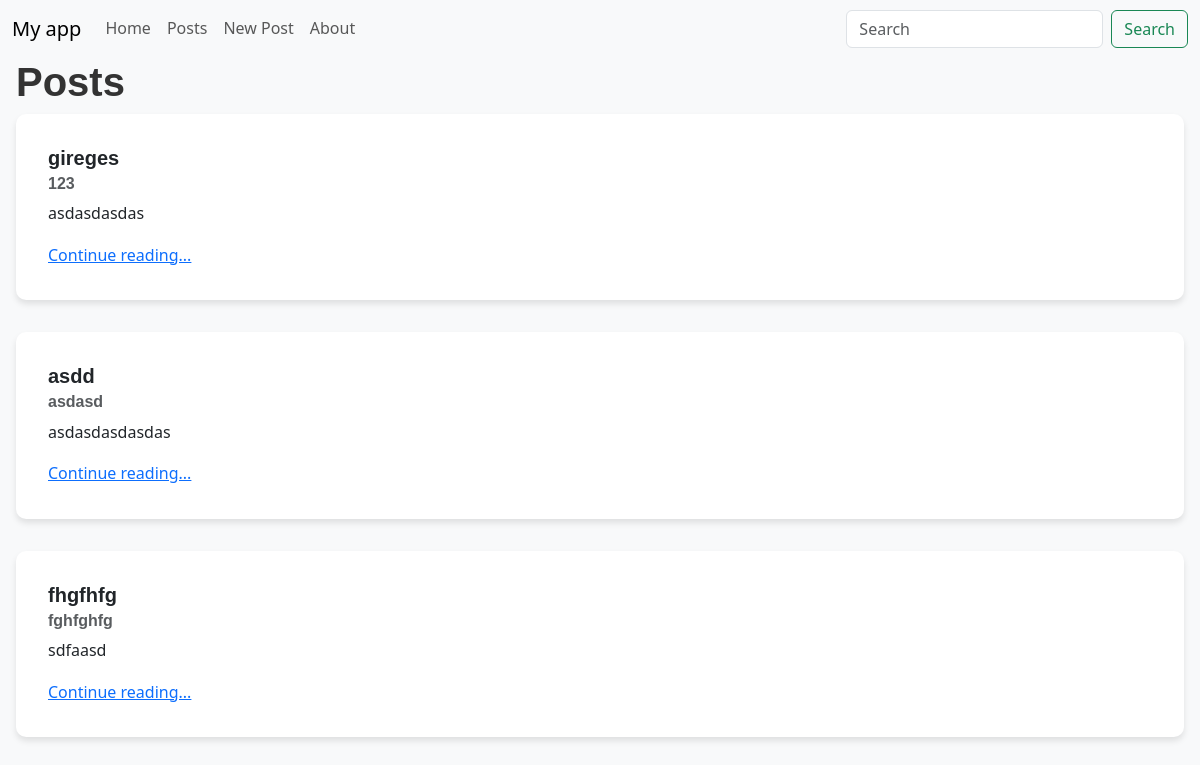
The app's page /posts/, older data.
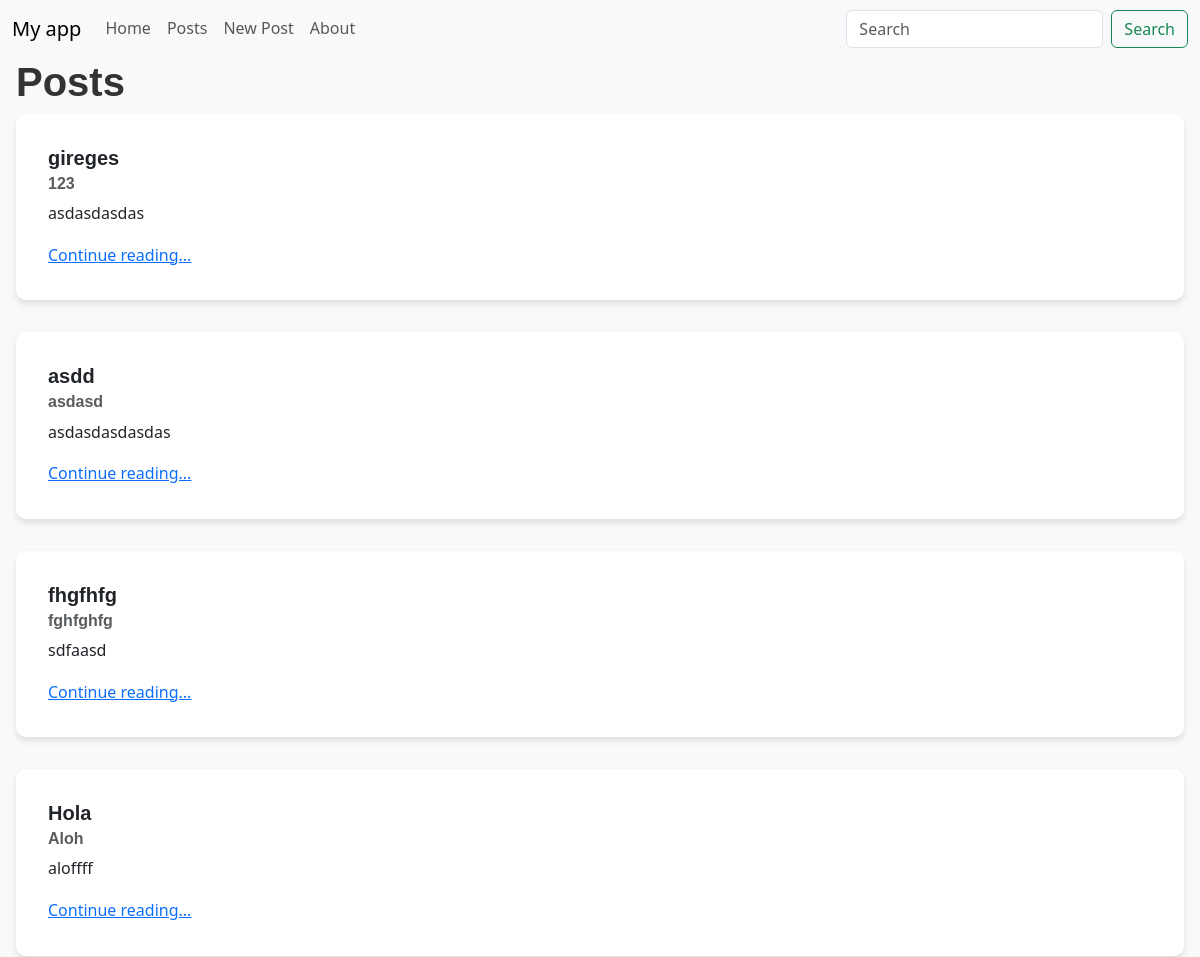
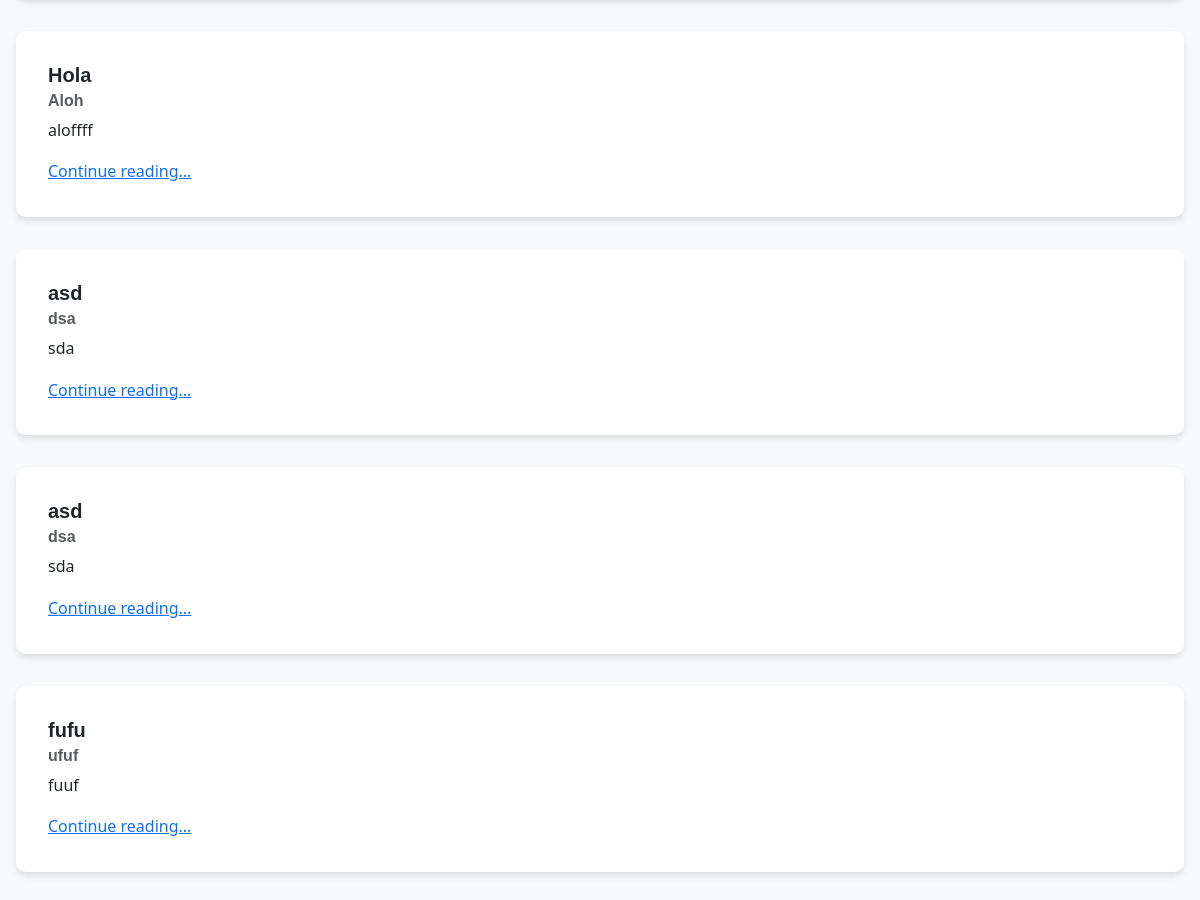
The same page, newer data (2 pictures, top to bottom).
### posts/models.py (models this page shows, shortened)
class Post(models.Model):
    title = models.CharField(max_length=120)
    subtitle = models.CharField(max_length=256)
    body = models.TextField()
    created_on = models.DateTimeField(auto_now_add=True)

### posts/views.py (the view)
# urls.py: path('', views.PostListView.as_view(), name='list'),
class PostListView(ListView):
    template_name = 'posts/list.html'
    model = Post

### templates/posts/list.html (shortened to what this page needs)
{% extends 'base.html' %}
{% block content %}
<h1>Posts</h1>
{% for post in post_list %}
<div class="card">
  <div class="card-body">
    <h5 class="card-title">{{ post.title }}</h5>
    <h6 class="card-subtitle mb-2 text-body-secondary">{{ post.subtitle }}</h6>
    <p class="card-text">{{ post.body|truncatechars:128 }}</p>
    <a href="{% url 'detail' post.id %}" class="card-link">Continue reading...</a>
  </div>
</div>
{% endfor %}
{% endblock content %}

### templates/base.html (shortened to what this page needs)
{% load static %}
<!DOCTYPE html>
<html lang="en">
<head>
    <link href="https://cdn.jsdelivr.net/npm/bootstrap@5.3.6/dist/css/bootstrap.min.css" rel="stylesheet">
    <link rel="stylesheet" href="{% static 'css/base.css' %}">
</head>
<body>
    <nav class="navbar navbar-expand-lg bg-body-tertiary">
        <div class="container-fluid">
            <a class="navbar-brand" href="{% url 'home' %}">My app</a>
            <div class="collapse navbar-collapse" id="navbarSupportedContent">
            <div class="navbar-nav">
                <a class="nav-link" href="{% url 'home' %}">Home</a>
                <a class="nav-link" href="{% url 'list' %}">Posts</a>
                <a class="nav-link" href="{% url 'new' %}">New Post</a>
                <a class="nav-link" href="{% url 'about' %}">About</a>
                </div>
            </div>
            <form class="d-flex" role="search">
                <input class="form-control me-2" type="search" placeholder="Search" aria-label="Search"/>
                <button class="btn btn-outline-success" type="submit">Search</button>
            </form>
            </div>
    </nav>
    <div class="container">
    {% block content %}{% endblock content %}
    </div>
</body>
</html>

### static/css/base.css (style rules this page uses)
body { font-family: 'Segoe UI', Tahoma, Geneva, Verdana, sans-serif; background-color: #f8f9fa; color: #333; line-height: 1.6; padding-bottom: 2rem; }
.container { max-width: 1200px; margin: 0 auto; padding: 0 1rem; }
h1, h2, h3, h4, h5, h6 { font-family: 'Montserrat', sans-serif; font-weight: 700; }
.card { border: none; border-radius: 10px; box-shadow: 0 4px 6px rgba(0, 0, 0, 0.1); transition: transform 0.3s ease, box-shadow 0.3s ease; margin-bottom: 2rem; overflow: hidden; }
.card-body { padding: 2rem; }
.container { animation: fadeIn 0.5s ease-out; }

Row changes from the older to the newer data that the page shows:
added Post: title "Hola", subtitle "Aloh", body "aloffff"
added Post: title "Hola", subtitle "Aloh", body "aloffff"
added Post: title "asd", subtitle "dsa", body "sda"
added Post: title "asd", subtitle "dsa", body "sda"
added Post: title "fufu", subtitle "ufuf", body "fuuf"
